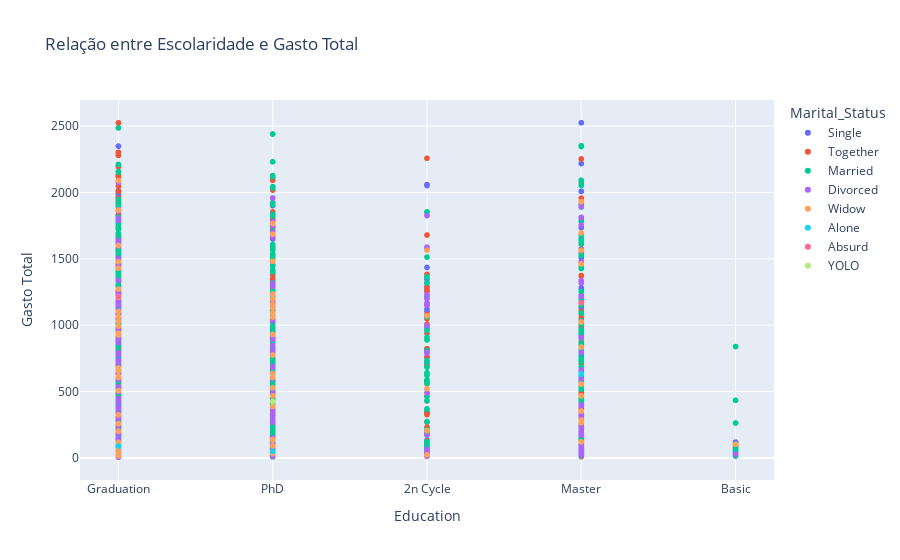

Write notebook code for a chart like this one.
### Code cell
data['Gasto_Total'] = data[['MntWines', 'MntFruits', 'MntMeatProducts', 
                            'MntFishProducts', 'MntSweetProducts', 
                            'MntGoldProds']].sum(axis=1)


fig = px.scatter(data, x='Education', y='Gasto_Total', color='Marital_Status', 
                 title="Relação entre Escolaridade e Gasto Total", 
                 labels={'Educação': 'Nível de Escolaridade', 'Gasto_Total': 'Gasto Total'})
fig.show()

### Figure 1 — Plotly figure (JSON) as saved in the notebook; plotly's stock layout.template omitted (floating-point values rounded to 4 significant figures; data arrays with more than 128 entries replaced by an {"elided": "..."} marker saying what was removed)
{"data": [{"hovertemplate": "Marital_Status=Single<br>Education=%{x}<br>Gasto Total=%{y}<extra></extra>", "legendgroup": "Single", "marker": {"color": "#636efa", "symbol": "circle"}, "mode": "markers", "name": "Single", "showlegend": true, "type": "scattergl", "x": {"elided": "480 str values"}, "xaxis": "x", "y": {"elided": "480 int values"}, "yaxis": "y"}, {"hovertemplate": "Marital_Status=Together<br>Education=%{x}<br>Gasto Total=%{y}<extra></extra>", "legendgroup": "Together", "marker": {"color": "#EF553B", "symbol": "circle"}, "mode": "markers", "name": "Together", "showlegend": true, "type": "scattergl", "x": {"elided": "580 str values"}, "xaxis": "x", "y": {"elided": "580 int values"}, "yaxis": "y"}, {"hovertemplate": "Marital_Status=Married<br>Education=%{x}<br>Gasto Total=%{y}<extra></extra>", "legendgroup": "Married", "marker": {"color": "#00cc96", "symbol": "circle"}, "mode": "markers", "name": "Married", "showlegend": true, "type": "scattergl", "x": {"elided": "864 str values"}, "xaxis": "x", "y": {"elided": "864 int values"}, "yaxis": "y"}, {"hovertemplate": "Marital_Status=Divorced<br>Education=%{x}<br>Gasto Total=%{y}<extra></extra>", "legendgroup": "Divorced", "marker": {"color": "#ab63fa", "symbol": "circle"}, "mode": "markers", "name": "Divorced", "showlegend": true, "type": "scattergl", "x": {"elided": "232 str values"}, "xaxis": "x", "y": {"elided": "232 int values"}, "yaxis": "y"}, {"hovertemplate": "Marital_Status=Widow<br>Education=%{x}<br>Gasto Total=%{y}<extra></extra>", "legendgroup": "Widow", "marker": {"color": "#FFA15A", "symbol": "circle"}, "mode": "markers", "name": "Widow", "showlegend": true, "type": "scattergl", "x": ["Graduation", "Graduation", "PhD", "Graduation", "Master", "Graduation", "Graduation", "Graduation", "Graduation", "PhD", "Graduation", "Master", "Graduation", "PhD", "Graduation", "2n Cycle", "Graduation", "2n Cycle", "Graduation", "Graduation", "Graduation", "Graduation", "Master", "Graduation", "Graduation", "Graduation", "Graduation", "Master", "Graduation", "Graduation", "PhD", "Master", "Graduation", "PhD", "2n Cycle", "PhD", "PhD", "Graduation", "PhD", "Master", "2n Cycle", "PhD", "Graduation", "Master", "Master", "PhD", "PhD", "Graduation", "PhD", "PhD", "Graduation", "PhD", "Master", "PhD", "PhD", "Graduation", "PhD", "Master", "Graduation", "Master", "PhD", "PhD", "Graduation", "PhD", "PhD", "PhD", "Graduation", "PhD", "Graduation", "Graduation", "Basic", "Master", "Graduation", "Graduation", "Graduation", "2n Cycle", "PhD"], "xaxis": "x", "y": [67, 507, 606, 606, 285, 2088, 1478, 107, 44, 636, 324, 467, 926, 135, 15, 205, 1210, 521, 201, 1600, 1867, 67, 266, 42, 939, 1064, 1029, 121, 1064, 41, 1482, 353, 28, 1198, 23, 45, 528, 1103, 1060, 1461, 1072, 90, 32, 1930, 556, 1234, 1156, 677, 1092, 138, 117, 32, 1695, 1686, 467, 44, 388, 1024, 656, 835, 1198, 775, 1272, 1130, 138, 1766, 1429, 930, 932, 993, 102, 1564, 615, 258, 258, 1565, 1234], "yaxis": "y"}, {"hovertemplate": "Marital_Status=Alone<br>Education=%{x}<br>Gasto Total=%{y}<extra></extra>", "legendgroup": "Alone", "marker": {"color": "#19d3f3", "symbol": "circle"}, "mode": "markers", "name": "Alone", "showlegend": true, "type": "scattergl", "x": ["Master", "PhD", "Graduation"], "xaxis": "x", "y": [632, 49, 89], "yaxis": "y"}, {"hovertemplate": "Marital_Status=Absurd<br>Education=%{x}<br>Gasto Total=%{y}<extra></extra>", "legendgroup": "Absurd", "marker": {"color": "#FF6692", "symbol": "circle"}, "mode": "markers", "name": "Absurd", "showlegend": true, "type": "scattergl", "x": ["Graduation", "Master"], "xaxis": "x", "y": [1216, 1169], "yaxis": "y"}, {"hovertemplate": "Marital_Status=YOLO<br>Education=%{x}<br>Gasto Total=%{y}<extra></extra>", "legendgroup": "YOLO", "marker": {"color": "#B6E880", "symbol": "circle"}, "mode": "markers", "name": "YOLO", "showlegend": true, "type": "scattergl", "x": ["PhD", "PhD"], "xaxis": "x", "y": [424, 424], "yaxis": "y"}], "layout": {"legend": {"title": {"text": "Marital_Status"}, "tracegroupgap": 0}, "title": {"text": "Relação entre Escolaridade e Gasto Total"}, "xaxis": {"anchor": "y", "domain": [0, 1], "title": {"text": "Education"}}, "yaxis": {"anchor": "x", "domain": [0, 1], "title": {"text": "Gasto Total"}}}}
